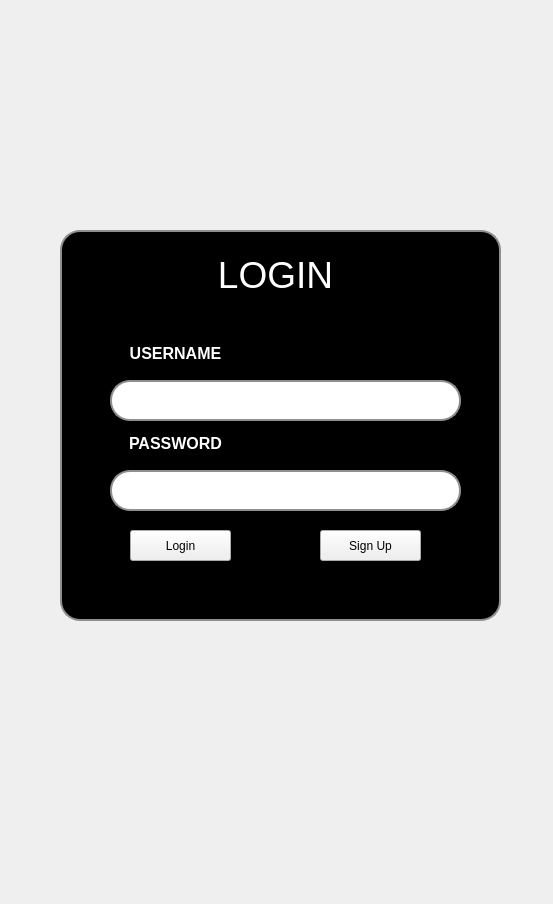
<?xml version="1.0" encoding="UTF-8"?>
<ui version="4.0">
 <class>LOGIN</class>
 <widget class="QMainWindow" name="LOGIN">
  <property name="geometry">
   <rect>
    <x>0</x>
    <y>0</y>
    <width>553</width>
    <height>904</height>
   </rect>
  </property>
  <property name="windowTitle">
   <string>MainWindow</string>
  </property>
  <widget class="QWidget" name="centralwidget">
   <widget class="QLabel" name="label">
    <property name="geometry">
     <rect>
      <x>-140</x>
      <y>0</y>
      <width>701</width>
      <height>951</height>
     </rect>
    </property>
    <property name="text">
     <string/>
    </property>
    <property name="pixmap">
     <pixmap>ui imges/Your paragraph text.png</pixmap>
    </property>
    <property name="scaledContents">
     <bool>true</bool>
    </property>
   </widget>
   <widget class="QLabel" name="label_2">
    <property name="geometry">
     <rect>
      <x>0</x>
      <y>-70</y>
      <width>531</width>
      <height>341</height>
     </rect>
    </property>
    <property name="text">
     <string/>
    </property>
    <property name="pixmap">
     <pixmap>ui imges/1-Photoroom.png</pixmap>
    </property>
    <property name="scaledContents">
     <bool>true</bool>
    </property>
   </widget>
   <widget class="QPushButton" name="BLOGIN">
    <property name="geometry">
     <rect>
      <x>130</x>
      <y>530</y>
      <width>101</width>
      <height>31</height>
     </rect>
    </property>
    <property name="text">
     <string>Login</string>
    </property>
   </widget>
   <widget class="QPushButton" name="BSIGNUP">
    <property name="geometry">
     <rect>
      <x>320</x>
      <y>530</y>
      <width>101</width>
      <height>31</height>
     </rect>
    </property>
    <property name="text">
     <string>Sign Up</string>
    </property>
   </widget>
   <widget class="QTextBrowser" name="textBrowser">
    <property name="geometry">
     <rect>
      <x>190</x>
      <y>250</y>
      <width>171</width>
      <height>71</height>
     </rect>
    </property>
    <property name="styleSheet">
     <string notr="true">QTextBrowser {
	background-color: rgb(0, 0, 0);
    border: none;
}
</string>
    </property>
    <property name="html">
     <string>&lt;!DOCTYPE HTML PUBLIC &quot;-//W3C//DTD HTML 4.0//EN&quot; &quot;http://www.w3.org/TR/REC-html40/strict.dtd&quot;&gt;
&lt;html&gt;&lt;head&gt;&lt;meta name=&quot;qrichtext&quot; content=&quot;1&quot; /&gt;&lt;style type=&quot;text/css&quot;&gt;
p, li { white-space: pre-wrap; }
&lt;/style&gt;&lt;/head&gt;&lt;body style=&quot; font-family:'MS Shell Dlg 2'; font-size:7.8pt; font-weight:400; font-style:normal;&quot;&gt;
&lt;p align=&quot;center&quot; style=&quot; margin-top:0px; margin-bottom:0px; margin-left:0px; margin-right:0px; -qt-block-indent:0; text-indent:0px;&quot;&gt;&lt;span style=&quot; font-size:28pt; color:#ffffff;&quot;&gt;LOGIN&lt;/span&gt;&lt;/p&gt;&lt;/body&gt;&lt;/html&gt;</string>
    </property>
   </widget>
   <widget class="QTextBrowser" name="textBrowser_2">
    <property name="geometry">
     <rect>
      <x>100</x>
      <y>340</y>
      <width>151</width>
      <height>41</height>
     </rect>
    </property>
    <property name="styleSheet">
     <string notr="true">QTextBrowser {
	background-color: rgb(0, 0, 0);
    border: none;
}
</string>
    </property>
    <property name="html">
     <string>&lt;!DOCTYPE HTML PUBLIC &quot;-//W3C//DTD HTML 4.0//EN&quot; &quot;http://www.w3.org/TR/REC-html40/strict.dtd&quot;&gt;
&lt;html&gt;&lt;head&gt;&lt;meta name=&quot;qrichtext&quot; content=&quot;1&quot; /&gt;&lt;style type=&quot;text/css&quot;&gt;
p, li { white-space: pre-wrap; }
&lt;/style&gt;&lt;/head&gt;&lt;body style=&quot; font-family:'MS Shell Dlg 2'; font-size:7.8pt; font-weight:400; font-style:normal;&quot;&gt;
&lt;p align=&quot;center&quot; style=&quot; margin-top:0px; margin-bottom:0px; margin-left:0px; margin-right:0px; -qt-block-indent:0; text-indent:0px;&quot;&gt;&lt;span style=&quot; font-size:12pt; font-weight:600; color:#ffffff;&quot;&gt;USERNAME&lt;/span&gt;&lt;/p&gt;&lt;/body&gt;&lt;/html&gt;</string>
    </property>
   </widget>
   <widget class="QLineEdit" name="USERNAME">
    <property name="geometry">
     <rect>
      <x>110</x>
      <y>380</y>
      <width>351</width>
      <height>41</height>
     </rect>
    </property>
    <property name="styleSheet">
     <string notr="true">QLineEdit {
                border: 2px solid #8f8f8f;
                border-radius: 20px;
                padding: 10px;
                font-size: 16px;
            }</string>
    </property>
    <property name="text">
     <string/>
    </property>
   </widget>
   <widget class="QTextBrowser" name="textBrowser_3">
    <property name="geometry">
     <rect>
      <x>110</x>
      <y>430</y>
      <width>131</width>
      <height>41</height>
     </rect>
    </property>
    <property name="styleSheet">
     <string notr="true">QTextBrowser {
	background-color: rgb(0, 0, 0);
    border: none;
}
</string>
    </property>
    <property name="html">
     <string>&lt;!DOCTYPE HTML PUBLIC &quot;-//W3C//DTD HTML 4.0//EN&quot; &quot;http://www.w3.org/TR/REC-html40/strict.dtd&quot;&gt;
&lt;html&gt;&lt;head&gt;&lt;meta name=&quot;qrichtext&quot; content=&quot;1&quot; /&gt;&lt;style type=&quot;text/css&quot;&gt;
p, li { white-space: pre-wrap; }
&lt;/style&gt;&lt;/head&gt;&lt;body style=&quot; font-family:'MS Shell Dlg 2'; font-size:7.8pt; font-weight:400; font-style:normal;&quot;&gt;
&lt;p align=&quot;center&quot; style=&quot; margin-top:0px; margin-bottom:0px; margin-left:0px; margin-right:0px; -qt-block-indent:0; text-indent:0px;&quot;&gt;&lt;span style=&quot; font-size:12pt; font-weight:600; color:#ffffff;&quot;&gt;PASSWORD&lt;/span&gt;&lt;/p&gt;&lt;/body&gt;&lt;/html&gt;</string>
    </property>
   </widget>
   <widget class="QLineEdit" name="pass">
    <property name="geometry">
     <rect>
      <x>110</x>
      <y>470</y>
      <width>351</width>
      <height>41</height>
     </rect>
    </property>
    <property name="styleSheet">
     <string notr="true">QLineEdit {
                border: 2px solid #8f8f8f;
                border-radius: 20px;
                padding: 10px;
                font-size: 16px;
            }</string>
    </property>
    <property name="text">
     <string/>
    </property>
   </widget>
   <widget class="QLabel" name="label_3">
    <property name="geometry">
     <rect>
      <x>60</x>
      <y>230</y>
      <width>441</width>
      <height>391</height>
     </rect>
    </property>
    <property name="styleSheet">
     <string notr="true">QLabel {
               border: 2px solid #8f8f8f;
                border-radius: 20px;
                padding: 10px;
				background-color: rgb(0, 0, 0);
            }</string>
    </property>
    <property name="text">
     <string/>
    </property>
   </widget>
   <zorder>label</zorder>
   <zorder>label_3</zorder>
   <zorder>label_2</zorder>
   <zorder>BLOGIN</zorder>
   <zorder>BSIGNUP</zorder>
   <zorder>textBrowser</zorder>
   <zorder>textBrowser_2</zorder>
   <zorder>USERNAME</zorder>
   <zorder>textBrowser_3</zorder>
   <zorder>pass</zorder>
  </widget>
 </widget>
 <resources/>
 <connections/>
</ui>
